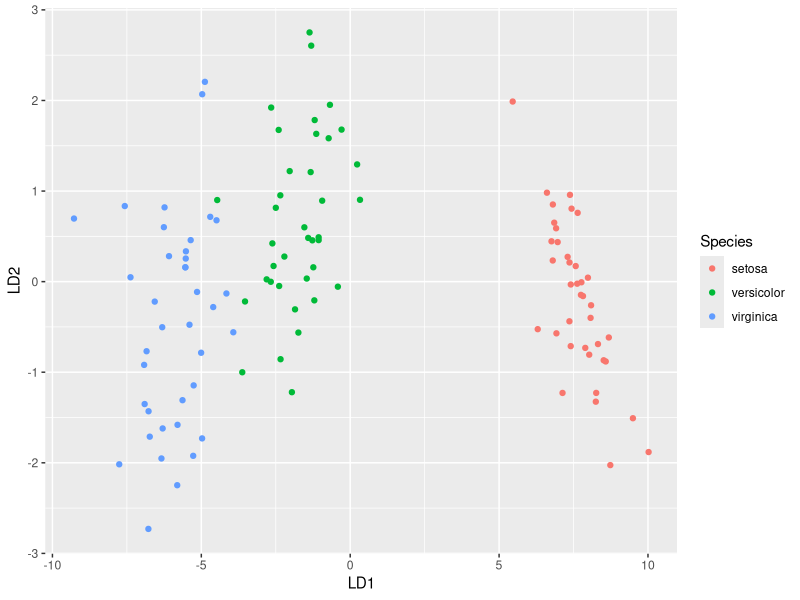

R code for this plot:
#FLD on Iris dataset
library(tidyverse)
library(caret)
library(MASS)
data("iris")
set.seed(123)
training.samples <- iris$Species %>%
  createDataPartition(p = 0.75, list = FALSE)
train.data <- iris[training.samples, ]
test.data <- iris[-training.samples, ]
preproc.param <- train.data %>% 
  preProcess(method = c("center", "scale"))
train.transformed <- preproc.param %>% predict(train.data)
test.transformed <- preproc.param %>% predict(test.data)
model <- lda(Species~., data = train.transformed)
predictions <- model %>% predict(test.transformed)
model
mean(predictions$class==test.transformed$Species)
lda.data <- cbind(train.transformed, predict(model)$x)
ggplot(lda.data, aes(LD1, LD2)) +
  geom_point(aes(color = Species))
mean(predictions$class==test.transformed$Species)